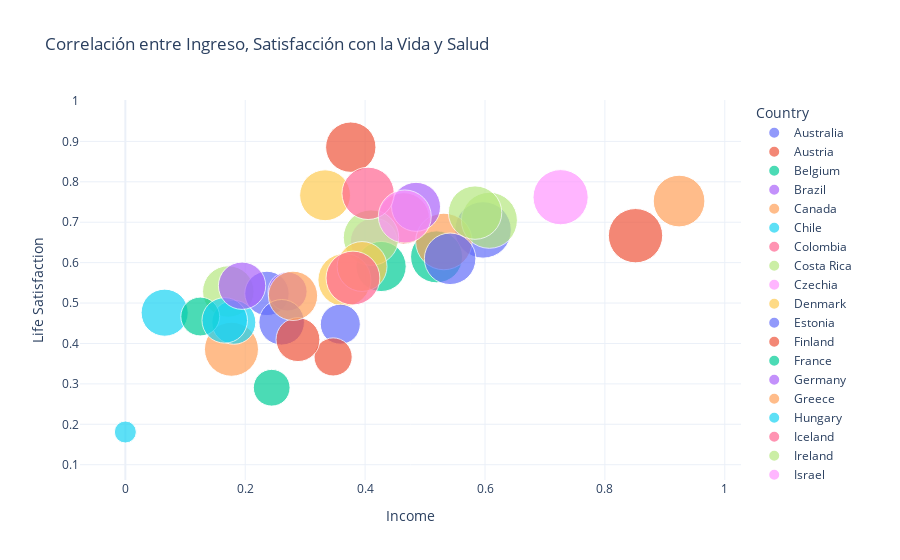

The cell this chart's notebook holds for it:
### Code cell
fig = px.scatter(df_promedios_por_dominio,x="Income",y="Life Satisfaction",size="Health",color="Country",hover_name="Country",size_max=40,title="Correlación entre Ingreso, Satisfacción con la Vida y Salud")

fig.update_layout(template="plotly_white")
fig.show()

### Figure 1 — Plotly figure (JSON) as saved in the notebook; plotly's stock layout.template omitted (floating-point values rounded to 4 significant figures)
{"data": [{"hovertemplate": "<b>%{hovertext}</b><br><br>Country=Australia<br>Income=%{x}<br>Life Satisfaction=%{y}<br>Health=%{marker.size}<extra></extra>", "hovertext": ["Australia"], "legendgroup": "Australia", "marker": {"color": "#636efa", "size": [0.8616], "sizemode": "area", "sizeref": 0.0005398, "symbol": "circle"}, "mode": "markers", "name": "Australia", "orientation": "v", "showlegend": true, "type": "scatter", "x": [0.5968], "xaxis": "x", "y": [0.681], "yaxis": "y"}, {"hovertemplate": "<b>%{hovertext}</b><br><br>Country=Austria<br>Income=%{x}<br>Life Satisfaction=%{y}<br>Health=%{marker.size}<extra></extra>", "hovertext": ["Austria"], "legendgroup": "Austria", "marker": {"color": "#EF553B", "size": [0.7136], "sizemode": "area", "sizeref": 0.0005398, "symbol": "circle"}, "mode": "markers", "name": "Austria", "orientation": "v", "showlegend": true, "type": "scatter", "x": [0.4645], "xaxis": "x", "y": [0.7095], "yaxis": "y"}, {"hovertemplate": "<b>%{hovertext}</b><br><br>Country=Belgium<br>Income=%{x}<br>Life Satisfaction=%{y}<br>Health=%{marker.size}<extra></extra>", "hovertext": ["Belgium"], "legendgroup": "Belgium", "marker": {"color": "#00cc96", "size": [0.7293], "sizemode": "area", "sizeref": 0.0005398, "symbol": "circle"}, "mode": "markers", "name": "Belgium", "orientation": "v", "showlegend": true, "type": "scatter", "x": [0.5192], "xaxis": "x", "y": [0.6143], "yaxis": "y"}, {"hovertemplate": "<b>%{hovertext}</b><br><br>Country=Brazil<br>Income=%{x}<br>Life Satisfaction=%{y}<br>Health=%{marker.size}<extra></extra>", "hovertext": ["Brazil"], "legendgroup": "Brazil", "marker": {"color": "#ab63fa", "size": [0.5672], "sizemode": "area", "sizeref": 0.0005398, "symbol": "circle"}, "mode": "markers", "name": "Brazil", "orientation": "v", "showlegend": true, "type": "scatter", "x": [null], "xaxis": "x", "y": [0.481], "yaxis": "y"}, {"hovertemplate": "<b>%{hovertext}</b><br><br>Country=Canada<br>Income=%{x}<br>Life Satisfaction=%{y}<br>Health=%{marker.size}<extra></extra>", "hovertext": ["Canada"], "legendgroup": "Canada", "marker": {"color": "#FFA15A", "size": [0.8637], "sizemode": "area", "sizeref": 0.0005398, "symbol": "circle"}, "mode": "markers", "name": "Canada", "orientation": "v", "showlegend": true, "type": "scatter", "x": [0.5314], "xaxis": "x", "y": [0.6524], "yaxis": "y"}, {"hovertemplate": "<b>%{hovertext}</b><br><br>Country=Chile<br>Income=%{x}<br>Life Satisfaction=%{y}<br>Health=%{marker.size}<extra></extra>", "hovertext": ["Chile"], "legendgroup": "Chile", "marker": {"color": "#19d3f3", "size": [0.5986], "sizemode": "area", "sizeref": 0.0005398, "symbol": "circle"}, "mode": "markers", "name": "Chile", "orientation": "v", "showlegend": true, "type": "scatter", "x": [0.0656], "xaxis": "x", "y": [0.4762], "yaxis": "y"}, {"hovertemplate": "<b>%{hovertext}</b><br><br>Country=Colombia<br>Income=%{x}<br>Life Satisfaction=%{y}<br>Health=%{marker.size}<extra></extra>", "hovertext": ["Colombia"], "legendgroup": "Colombia", "marker": {"color": "#FF6692", "size": [0.7185], "sizemode": "area", "sizeref": 0.0005398, "symbol": "circle"}, "mode": "markers", "name": "Colombia", "orientation": "v", "showlegend": true, "type": "scatter", "x": [null], "xaxis": "x", "y": [0.4], "yaxis": "y"}, {"hovertemplate": "<b>%{hovertext}</b><br><br>Country=Costa Rica<br>Income=%{x}<br>Life Satisfaction=%{y}<br>Health=%{marker.size}<extra></extra>", "hovertext": ["Costa Rica"], "legendgroup": "Costa Rica", "marker": {"color": "#B6E880", "size": [0.714], "sizemode": "area", "sizeref": 0.0005398, "symbol": "circle"}, "mode": "markers", "name": "Costa Rica", "orientation": "v", "showlegend": true, "type": "scatter", "x": [0.1717], "xaxis": "x", "y": [0.5286], "yaxis": "y"}, {"hovertemplate": "<b>%{hovertext}</b><br><br>Country=Czechia<br>Income=%{x}<br>Life Satisfaction=%{y}<br>Health=%{marker.size}<extra></extra>", "hovertext": ["Czechia"], "legendgroup": "Czechia", "marker": {"color": "#FF97FF", "size": [0.5924], "sizemode": "area", "sizeref": 0.0005398, "symbol": "circle"}, "mode": "markers", "name": "Czechia", "orientation": "v", "showlegend": true, "type": "scatter", "x": [0.4144], "xaxis": "x", "y": [0.6524], "yaxis": "y"}, {"hovertemplate": "<b>%{hovertext}</b><br><br>Country=Denmark<br>Income=%{x}<br>Life Satisfaction=%{y}<br>Health=%{marker.size}<extra></extra>", "hovertext": ["Denmark"], "legendgroup": "Denmark", "marker": {"color": "#FECB52", "size": [0.6982], "sizemode": "area", "sizeref": 0.0005398, "symbol": "circle"}, "mode": "markers", "name": "Denmark", "orientation": "v", "showlegend": true, "type": "scatter", "x": [0.3332], "xaxis": "x", "y": [0.7667], "yaxis": "y"}, {"hovertemplate": "<b>%{hovertext}</b><br><br>Country=Estonia<br>Income=%{x}<br>Life Satisfaction=%{y}<br>Health=%{marker.size}<extra></extra>", "hovertext": ["Estonia"], "legendgroup": "Estonia", "marker": {"color": "#636efa", "size": [0.5314], "sizemode": "area", "sizeref": 0.0005398, "symbol": "circle"}, "mode": "markers", "name": "Estonia", "orientation": "v", "showlegend": true, "type": "scatter", "x": [0.2362], "xaxis": "x", "y": [0.5238], "yaxis": "y"}, {"hovertemplate": "<b>%{hovertext}</b><br><br>Country=Finland<br>Income=%{x}<br>Life Satisfaction=%{y}<br>Health=%{marker.size}<extra></extra>", "hovertext": ["Finland"], "legendgroup": "Finland", "marker": {"color": "#EF553B", "size": [0.6847], "sizemode": "area", "sizeref": 0.0005398, "symbol": "circle"}, "mode": "markers", "name": "Finland", "orientation": "v", "showlegend": true, "type": "scatter", "x": [0.3761], "xaxis": "x", "y": [0.8857], "yaxis": "y"}, {"hovertemplate": "<b>%{hovertext}</b><br><br>Country=France<br>Income=%{x}<br>Life Satisfaction=%{y}<br>Health=%{marker.size}<extra></extra>", "hovertext": ["France"], "legendgroup": "France", "marker": {"color": "#00cc96", "size": [0.6785], "sizemode": "area", "sizeref": 0.0005398, "symbol": "circle"}, "mode": "markers", "name": "France", "orientation": "v", "showlegend": true, "type": "scatter", "x": [0.4267], "xaxis": "x", "y": [0.5905], "yaxis": "y"}, {"hovertemplate": "<b>%{hovertext}</b><br><br>Country=Germany<br>Income=%{x}<br>Life Satisfaction=%{y}<br>Health=%{marker.size}<extra></extra>", "hovertext": ["Germany"], "legendgroup": "Germany", "marker": {"color": "#ab63fa", "size": [0.6481], "sizemode": "area", "sizeref": 0.0005398, "symbol": "circle"}, "mode": "markers", "name": "Germany", "orientation": "v", "showlegend": true, "type": "scatter", "x": [0.485], "xaxis": "x", "y": [0.7381], "yaxis": "y"}, {"hovertemplate": "<b>%{hovertext}</b><br><br>Country=Greece<br>Income=%{x}<br>Life Satisfaction=%{y}<br>Health=%{marker.size}<extra></extra>", "hovertext": ["Greece"], "legendgroup": "Greece", "marker": {"color": "#FFA15A", "size": [0.7885], "sizemode": "area", "sizeref": 0.0005398, "symbol": "circle"}, "mode": "markers", "name": "Greece", "orientation": "v", "showlegend": true, "type": "scatter", "x": [0.177], "xaxis": "x", "y": [0.3857], "yaxis": "y"}, {"hovertemplate": "<b>%{hovertext}</b><br><br>Country=Hungary<br>Income=%{x}<br>Life Satisfaction=%{y}<br>Health=%{marker.size}<extra></extra>", "hovertext": ["Hungary"], "legendgroup": "Hungary", "marker": {"color": "#19d3f3", "size": [0.5215], "sizemode": "area", "sizeref": 0.0005398, "symbol": "circle"}, "mode": "markers", "name": "Hungary", "orientation": "v", "showlegend": true, "type": "scatter", "x": [0.181], "xaxis": "x", "y": [0.4524], "yaxis": "y"}, {"hovertemplate": "<b>%{hovertext}</b><br><br>Country=Iceland<br>Income=%{x}<br>Life Satisfaction=%{y}<br>Health=%{marker.size}<extra></extra>", "hovertext": ["Iceland"], "legendgroup": "Iceland", "marker": {"color": "#FF6692", "size": [0.7738], "sizemode": "area", "sizeref": 0.0005398, "symbol": "circle"}, "mode": "markers", "name": "Iceland", "orientation": "v", "showlegend": true, "type": "scatter", "x": [null], "xaxis": "x", "y": [0.7917], "yaxis": "y"}, {"hovertemplate": "<b>%{hovertext}</b><br><br>Country=Ireland<br>Income=%{x}<br>Life Satisfaction=%{y}<br>Health=%{marker.size}<extra></extra>", "hovertext": ["Ireland"], "legendgroup": "Ireland", "marker": {"color": "#B6E880", "size": [0.8302], "sizemode": "area", "sizeref": 0.0005398, "symbol": "circle"}, "mode": "markers", "name": "Ireland", "orientation": "v", "showlegend": true, "type": "scatter", "x": [0.4098], "xaxis": "x", "y": [0.6619], "yaxis": "y"}, {"hovertemplate": "<b>%{hovertext}</b><br><br>Country=Israel<br>Income=%{x}<br>Life Satisfaction=%{y}<br>Health=%{marker.size}<extra></extra>", "hovertext": ["Israel"], "legendgroup": "Israel", "marker": {"color": "#FF97FF", "size": [0.7821], "sizemode": "area", "sizeref": 0.0005398, "symbol": "circle"}, "mode": "markers", "name": "Israel", "orientation": "v", "showlegend": true, "type": "scatter", "x": [null], "xaxis": "x", "y": [0.7048], "yaxis": "y"}, {"hovertemplate": "<b>%{hovertext}</b><br><br>Country=Italy<br>Income=%{x}<br>Life Satisfaction=%{y}<br>Health=%{marker.size}<extra></extra>", "hovertext": ["Italy"], "legendgroup": "Italy", "marker": {"color": "#FECB52", "size": [0.7575], "sizemode": "area", "sizeref": 0.0005398, "symbol": "circle"}, "mode": "markers", "name": "Italy", "orientation": "v", "showlegend": true, "type": "scatter", "x": [0.3655], "xaxis": "x", "y": [0.5571], "yaxis": "y"}, {"hovertemplate": "<b>%{hovertext}</b><br><br>Country=Japan<br>Income=%{x}<br>Life Satisfaction=%{y}<br>Health=%{marker.size}<extra></extra>", "hovertext": ["Japan"], "legendgroup": "Japan", "marker": {"color": "#636efa", "size": [0.4321], "sizemode": "area", "sizeref": 0.0005398, "symbol": "circle"}, "mode": "markers", "name": "Japan", "orientation": "v", "showlegend": true, "type": "scatter", "x": [0.3586], "xaxis": "x", "y": [0.4476], "yaxis": "y"}, {"hovertemplate": "<b>%{hovertext}</b><br><br>Country=Korea<br>Income=%{x}<br>Life Satisfaction=%{y}<br>Health=%{marker.size}<extra></extra>", "hovertext": ["Korea"], "legendgroup": "Korea", "marker": {"color": "#EF553B", "size": [0.393], "sizemode": "area", "sizeref": 0.0005398, "symbol": "circle"}, "mode": "markers", "name": "Korea", "orientation": "v", "showlegend": true, "type": "scatter", "x": [0.3466], "xaxis": "x", "y": [0.3667], "yaxis": "y"}, {"hovertemplate": "<b>%{hovertext}</b><br><br>Country=Latvia<br>Income=%{x}<br>Life Satisfaction=%{y}<br>Health=%{marker.size}<extra></extra>", "hovertext": ["Latvia"], "legendgroup": "Latvia", "marker": {"color": "#00cc96", "size": [0.4071], "sizemode": "area", "sizeref": 0.0005398, "symbol": "circle"}, "mode": "markers", "name": "Latvia", "orientation": "v", "showlegend": true, "type": "scatter", "x": [0.1249], "xaxis": "x", "y": [0.4667], "yaxis": "y"}, {"hovertemplate": "<b>%{hovertext}</b><br><br>Country=Lithuania<br>Income=%{x}<br>Life Satisfaction=%{y}<br>Health=%{marker.size}<extra></extra>", "hovertext": ["Lithuania"], "legendgroup": "Lithuania", "marker": {"color": "#ab63fa", "size": [0.4125], "sizemode": "area", "sizeref": 0.0005398, "symbol": "circle"}, "mode": "markers", "name": "Lithuania", "orientation": "v", "showlegend": true, "type": "scatter", "x": [0.2706], "xaxis": "x", "y": [0.5286], "yaxis": "y"}, {"hovertemplate": "<b>%{hovertext}</b><br><br>Country=Luxembourg<br>Income=%{x}<br>Life Satisfaction=%{y}<br>Health=%{marker.size}<extra></extra>", "hovertext": ["Luxembourg"], "legendgroup": "Luxembourg", "marker": {"color": "#FFA15A", "size": [0.7203], "sizemode": "area", "sizeref": 0.0005398, "symbol": "circle"}, "mode": "markers", "name": "Luxembourg", "orientation": "v", "showlegend": true, "type": "scatter", "x": [0.9238], "xaxis": "x", "y": [0.7524], "yaxis": "y"}, {"hovertemplate": "<b>%{hovertext}</b><br><br>Country=Mexico<br>Income=%{x}<br>Life Satisfaction=%{y}<br>Health=%{marker.size}<extra></extra>", "hovertext": ["Mexico"], "legendgroup": "Mexico", "marker": {"color": "#19d3f3", "size": [0.5591], "sizemode": "area", "sizeref": 0.0005398, "symbol": "circle"}, "mode": "markers", "name": "Mexico", "orientation": "v", "showlegend": true, "type": "scatter", "x": [0.1658], "xaxis": "x", "y": [0.4571], "yaxis": "y"}, {"hovertemplate": "<b>%{hovertext}</b><br><br>Country=Netherlands<br>Income=%{x}<br>Life Satisfaction=%{y}<br>Health=%{marker.size}<extra></extra>", "hovertext": ["Netherlands"], "legendgroup": "Netherlands", "marker": {"color": "#FF6692", "size": [0.7397], "sizemode": "area", "sizeref": 0.0005398, "symbol": "circle"}, "mode": "markers", "name": "Netherlands", "orientation": "v", "showlegend": true, "type": "scatter", "x": [0.4049], "xaxis": "x", "y": [0.7714], "yaxis": "y"}, {"hovertemplate": "<b>%{hovertext}</b><br><br>Country=New Zealand<br>Income=%{x}<br>Life Satisfaction=%{y}<br>Health=%{marker.size}<extra></extra>", "hovertext": ["New Zealand"], "legendgroup": "New Zealand", "marker": {"color": "#B6E880", "size": [0.8477], "sizemode": "area", "sizeref": 0.0005398, "symbol": "circle"}, "mode": "markers", "name": "New Zealand", "orientation": "v", "showlegend": true, "type": "scatter", "x": [0.6073], "xaxis": "x", "y": [0.7048], "yaxis": "y"}, {"hovertemplate": "<b>%{hovertext}</b><br><br>Country=Norway<br>Income=%{x}<br>Life Satisfaction=%{y}<br>Health=%{marker.size}<extra></extra>", "hovertext": ["Norway"], "legendgroup": "Norway", "marker": {"color": "#FF97FF", "size": [0.7567], "sizemode": "area", "sizeref": 0.0005398, "symbol": "circle"}, "mode": "markers", "name": "Norway", "orientation": "v", "showlegend": true, "type": "scatter", "x": [0.4662], "xaxis": "x", "y": [0.7143], "yaxis": "y"}, {"hovertemplate": "<b>%{hovertext}</b><br><br>Country=OECD - Total<br>Income=%{x}<br>Life Satisfaction=%{y}<br>Health=%{marker.size}<extra></extra>", "hovertext": ["OECD - Total"], "legendgroup": "OECD - Total", "marker": {"color": "#FECB52", "size": [0.6711], "sizemode": "area", "sizeref": 0.0005398, "symbol": "circle"}, "mode": "markers", "name": "OECD - Total", "orientation": "v", "showlegend": true, "type": "scatter", "x": [0.3949], "xaxis": "x", "y": [0.5905], "yaxis": "y"}, {"hovertemplate": "<b>%{hovertext}</b><br><br>Country=Poland<br>Income=%{x}<br>Life Satisfaction=%{y}<br>Health=%{marker.size}<extra></extra>", "hovertext": ["Poland"], "legendgroup": "Poland", "marker": {"color": "#636efa", "size": [0.5599], "sizemode": "area", "sizeref": 0.0005398, "symbol": "circle"}, "mode": "markers", "name": "Poland", "orientation": "v", "showlegend": true, "type": "scatter", "x": [0.2608], "xaxis": "x", "y": [0.4524], "yaxis": "y"}, {"hovertemplate": "<b>%{hovertext}</b><br><br>Country=Portugal<br>Income=%{x}<br>Life Satisfaction=%{y}<br>Health=%{marker.size}<extra></extra>", "hovertext": ["Portugal"], "legendgroup": "Portugal", "marker": {"color": "#EF553B", "size": [0.5198], "sizemode": "area", "sizeref": 0.0005398, "symbol": "circle"}, "mode": "markers", "name": "Portugal", "orientation": "v", "showlegend": true, "type": "scatter", "x": [0.288], "xaxis": "x", "y": [0.4095], "yaxis": "y"}, {"hovertemplate": "<b>%{hovertext}</b><br><br>Country=Russia<br>Income=%{x}<br>Life Satisfaction=%{y}<br>Health=%{marker.size}<extra></extra>", "hovertext": ["Russia"], "legendgroup": "Russia", "marker": {"color": "#00cc96", "size": [0.3642], "sizemode": "area", "sizeref": 0.0005398, "symbol": "circle"}, "mode": "markers", "name": "Russia", "orientation": "v", "showlegend": true, "type": "scatter", "x": [0.2442], "xaxis": "x", "y": [0.2905], "yaxis": "y"}, {"hovertemplate": "<b>%{hovertext}</b><br><br>Country=Slovak Republic<br>Income=%{x}<br>Life Satisfaction=%{y}<br>Health=%{marker.size}<extra></extra>", "hovertext": ["Slovak Republic"], "legendgroup": "Slovak Republic", "marker": {"color": "#ab63fa", "size": [0.6049], "sizemode": "area", "sizeref": 0.0005398, "symbol": "circle"}, "mode": "markers", "name": "Slovak Republic", "orientation": "v", "showlegend": true, "type": "scatter", "x": [0.1947], "xaxis": "x", "y": [0.5429], "yaxis": "y"}, {"hovertemplate": "<b>%{hovertext}</b><br><br>Country=Slovenia<br>Income=%{x}<br>Life Satisfaction=%{y}<br>Health=%{marker.size}<extra></extra>", "hovertext": ["Slovenia"], "legendgroup": "Slovenia", "marker": {"color": "#FFA15A", "size": [0.6567], "sizemode": "area", "sizeref": 0.0005398, "symbol": "circle"}, "mode": "markers", "name": "Slovenia", "orientation": "v", "showlegend": true, "type": "scatter", "x": [0.2797], "xaxis": "x", "y": [0.5179], "yaxis": "y"}, {"hovertemplate": "<b>%{hovertext}</b><br><br>Country=South Africa<br>Income=%{x}<br>Life Satisfaction=%{y}<br>Health=%{marker.size}<extra></extra>", "hovertext": ["South Africa"], "legendgroup": "South Africa", "marker": {"color": "#19d3f3", "size": [0.1306], "sizemode": "area", "sizeref": 0.0005398, "symbol": "circle"}, "mode": "markers", "name": "South Africa", "orientation": "v", "showlegend": true, "type": "scatter", "x": [0], "xaxis": "x", "y": [0.181], "yaxis": "y"}, {"hovertemplate": "<b>%{hovertext}</b><br><br>Country=Spain<br>Income=%{x}<br>Life Satisfaction=%{y}<br>Health=%{marker.size}<extra></extra>", "hovertext": ["Spain"], "legendgroup": "Spain", "marker": {"color": "#FF6692", "size": [0.7818], "sizemode": "area", "sizeref": 0.0005398, "symbol": "circle"}, "mode": "markers", "name": "Spain", "orientation": "v", "showlegend": true, "type": "scatter", "x": [0.3797], "xaxis": "x", "y": [0.5619], "yaxis": "y"}, {"hovertemplate": "<b>%{hovertext}</b><br><br>Country=Sweden<br>Income=%{x}<br>Life Satisfaction=%{y}<br>Health=%{marker.size}<extra></extra>", "hovertext": ["Sweden"], "legendgroup": "Sweden", "marker": {"color": "#B6E880", "size": [0.7697], "sizemode": "area", "sizeref": 0.0005398, "symbol": "circle"}, "mode": "markers", "name": "Sweden", "orientation": "v", "showlegend": true, "type": "scatter", "x": [0.5834], "xaxis": "x", "y": [0.7238], "yaxis": "y"}, {"hovertemplate": "<b>%{hovertext}</b><br><br>Country=Switzerland<br>Income=%{x}<br>Life Satisfaction=%{y}<br>Health=%{marker.size}<extra></extra>", "hovertext": ["Switzerland"], "legendgroup": "Switzerland", "marker": {"color": "#FF97FF", "size": [0.822], "sizemode": "area", "sizeref": 0.0005398, "symbol": "circle"}, "mode": "markers", "name": "Switzerland", "orientation": "v", "showlegend": true, "type": "scatter", "x": [0.7261], "xaxis": "x", "y": [0.7619], "yaxis": "y"}, {"hovertemplate": "<b>%{hovertext}</b><br><br>Country=Türkiye<br>Income=%{x}<br>Life Satisfaction=%{y}<br>Health=%{marker.size}<extra></extra>", "hovertext": ["Türkiye"], "legendgroup": "Türkiye", "marker": {"color": "#FECB52", "size": [0.6326], "sizemode": "area", "sizeref": 0.0005398, "symbol": "circle"}, "mode": "markers", "name": "Türkiye", "orientation": "v", "showlegend": true, "type": "scatter", "x": [null], "xaxis": "x", "y": [0.1762], "yaxis": "y"}, {"hovertemplate": "<b>%{hovertext}</b><br><br>Country=United Kingdom<br>Income=%{x}<br>Life Satisfaction=%{y}<br>Health=%{marker.size}<extra></extra>", "hovertext": ["United Kingdom"], "legendgroup": "United Kingdom", "marker": {"color": "#636efa", "size": [0.7164], "sizemode": "area", "sizeref": 0.0005398, "symbol": "circle"}, "mode": "markers", "name": "United Kingdom", "orientation": "v", "showlegend": true, "type": "scatter", "x": [0.5418], "xaxis": "x", "y": [0.6095], "yaxis": "y"}, {"hovertemplate": "<b>%{hovertext}</b><br><br>Country=United States<br>Income=%{x}<br>Life Satisfaction=%{y}<br>Health=%{marker.size}<extra></extra>", "hovertext": ["United States"], "legendgroup": "United States", "marker": {"color": "#EF553B", "size": [0.7971], "sizemode": "area", "sizeref": 0.0005398, "symbol": "circle"}, "mode": "markers", "name": "United States", "orientation": "v", "showlegend": true, "type": "scatter", "x": [0.8511], "xaxis": "x", "y": [0.6667], "yaxis": "y"}], "layout": {"legend": {"itemsizing": "constant", "title": {"text": "Country"}, "tracegroupgap": 0}, "title": {"text": "Correlación entre Ingreso, Satisfacción con la Vida y Salud"}, "xaxis": {"anchor": "y", "domain": [0, 1], "title": {"text": "Income"}}, "yaxis": {"anchor": "x", "domain": [0, 1], "title": {"text": "Life Satisfaction"}}}}
